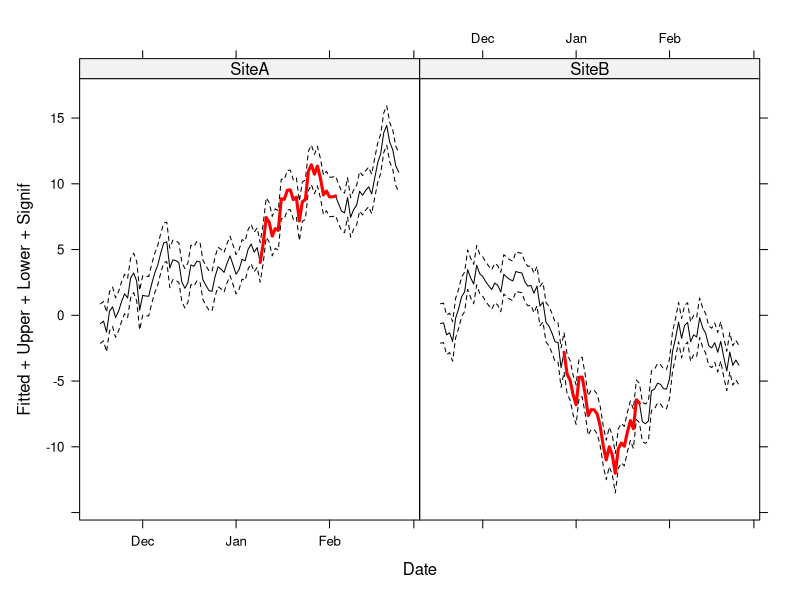

This chart was generated by the following R code:
set.seed(1)
tdat <- data.frame(Site = rep(paste0("Site", c("A","B")),
                              each = 100),
                   Date = rep(seq(Sys.Date(), by = "1 day", length = 100), 2),
                   Fitted = c(cumsum(rnorm(100)), cumsum(rnorm(100))),
                   Signif = rep(NA, 200))
tdat <- transform(tdat, Upper = Fitted + 1.5, Lower = Fitted - 1.5)
## select 1 region per Site as signif
take <- sample(10:70, 2)
take[2] <- take[2] + 100
tdat$Signif[take[1]:(take[1]+25)] <- tdat$Fitted[take[1]:(take[1]+25)]
tdat$Signif[take[2]:(take[2]+25)] <- tdat$Fitted[take[2]:(take[2]+25)]
head(tdat)
library("lattice")
xyplot(Fitted + Upper + Lower + Signif ~ Date | Site,
       data = tdat,
       type = "l",
       lty = c(1, 2, 2, 1),
       lwd = c(1, 1, 1, 3),
       col.line = c(rep("black",3), "red"))